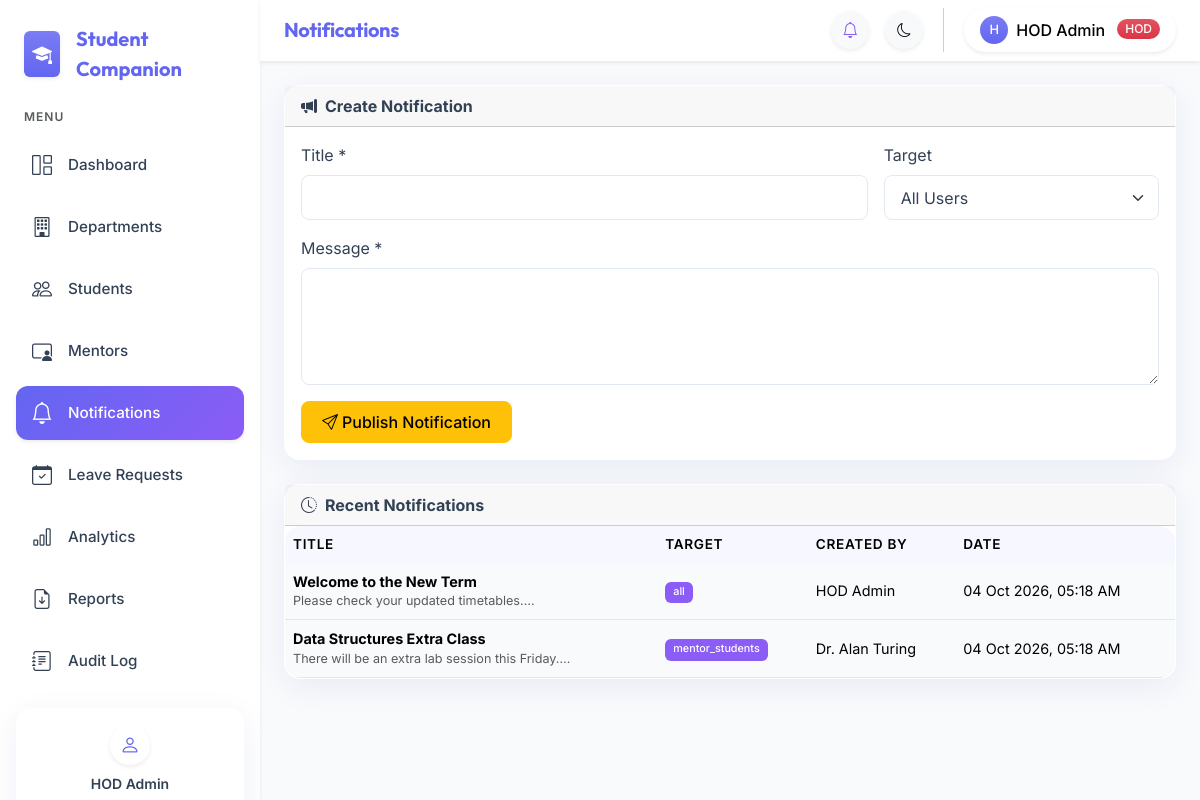
The page /admin/notifications.php (signed in) on the database its author committed.
### tables this page shows
CREATE TABLE IF NOT EXISTS users (
    id INT UNSIGNED AUTO_INCREMENT PRIMARY KEY,
    name VARCHAR(150) NOT NULL,
    email VARCHAR(191) NOT NULL UNIQUE,
    password_hash VARCHAR(255) NOT NULL,
    role ENUM('admin','mentor','learner') NOT NULL,
    department_id INT UNSIGNED NULL,
    year TINYINT UNSIGNED NULL,
    status ENUM('active','inactive') NOT NULL DEFAULT 'active',
    force_password_reset TINYINT(1) NOT NULL DEFAULT 0,
    created_at TIMESTAMP NOT NULL DEFAULT CURRENT_TIMESTAMP,
    FOREIGN KEY (department_id) REFERENCES departments(id) ON DELETE SET NULL
);

CREATE TABLE IF NOT EXISTS notifications (
    id INT UNSIGNED AUTO_INCREMENT PRIMARY KEY,
    created_by INT UNSIGNED NOT NULL,
    title VARCHAR(255) NOT NULL,
    message TEXT NOT NULL,
    target_type ENUM('all','department','mentor_students','user') NOT NULL DEFAULT 'all',
    target_id INT UNSIGNED NULL,
    created_at TIMESTAMP NOT NULL DEFAULT CURRENT_TIMESTAMP,
    FOREIGN KEY (created_by) REFERENCES users(id) ON DELETE CASCADE
);

### config/database.php (called while the page is built, shortened)
<?php
function get_db(): PDO {
    static $pdo = null;
    if ($pdo === null) {
        $dsn = 'mysql:host=' . DB_HOST . ';dbname=' . DB_NAME . ';charset=utf8mb4';
        $pdo = new PDO($dsn, DB_USER, DB_PASS, [
            PDO::ATTR_ERRMODE            => PDO::ERRMODE_EXCEPTION,
            PDO::ATTR_DEFAULT_FETCH_MODE => PDO::FETCH_ASSOC,
            PDO::ATTR_EMULATE_PREPARES   => false,
        ]);
    }
    return $pdo;
}

### includes/auth_check.php (called while the page is built, shortened)
<?php
require_once dirname(__DIR__) . '/config/database.php';
require_once dirname(__DIR__) . '/includes/helpers.php';
try {
    $stmt = get_db()->prepare('SELECT id, name, email, role, department_id, year, status FROM users WHERE id = ? AND status = "active" LIMIT 1');
    $stmt->execute([$_SESSION['user_id']]);
    $current_user = $stmt->fetch();
} catch (Throwable) {}

### includes/helpers.php (called while the page is built, shortened)
<?php
function paginate(int $total, int $per_page, int $current_page): array {
    $total_pages = (int) ceil($total / $per_page);
    return [
        'total'        => $total,
        'per_page'     => $per_page,
        'current_page' => $current_page,
        'total_pages'  => $total_pages,
        'offset'       => ($current_page - 1) * $per_page,
    ];
}
function format_date(string $datetime): string {
    return date('d M Y, h:i A', strtotime($datetime));
}
function e(string $str): string {
    return htmlspecialchars($str, ENT_QUOTES, 'UTF-8');
}

### admin/notifications.php (the view, shortened to what this page needs)
<?php
$page_title    = 'Notifications';
require_once dirname(__DIR__) . '/config/database.php';
require_once dirname(__DIR__) . '/includes/auth_check.php';
$db    = get_db();
$per_page = 15; $page = max(1,(int)($_GET['page']??1));
$total = (int)$db->query('SELECT COUNT(*) FROM notifications')->fetchColumn();
$pag   = paginate($total,$per_page,$page);
$notifs = $db->query(
    "SELECT n.*,u.name AS creator FROM notifications n JOIN users u ON n.created_by=u.id
     ORDER BY n.created_at DESC LIMIT {$per_page} OFFSET {$pag['offset']}"
)->fetchAll();
require_once dirname(__DIR__).'/includes/header.php';
require_once dirname(__DIR__).'/includes/sidebar.php';
require_once dirname(__DIR__).'/includes/navbar.php';
?>
<div class="main-content p-4">
<div class="card mb-4">
    <div class="card-header fw-bold"><i class="bi bi-megaphone-fill me-2"></i>Create Notification</div>
    <div class="card-body">
        <form method="POST">
            <div class="row g-3">
                <div class="col-md-8">
                    <label class="form-label">Title *</label>
                    <input type="text" name="title" class="form-control" required>
                </div>
                <div class="col-md-4">
                    <label class="form-label">Target</label>
                    <select name="target_type" id="target-type" class="form-select" onchange="updateTargetUI(this.value)">
                        <option value="all">All Users</option>
                    </select>
                </div>
                <div class="col-12">
                    <label class="form-label">Message *</label>
                    <textarea name="message" class="form-control" rows="4" required></textarea>
                </div>
            </div>
            <button type="submit" class="btn btn-warning mt-3"><i class="bi bi-send me-1"></i>Publish Notification</button>
        </form>
    </div>
</div>
<div class="card">
    <div class="card-header fw-bold"><i class="bi bi-clock-history me-2"></i>Recent Notifications</div>
    <div class="table-responsive">
        <table class="table table-hover mb-0">
            <thead class="table-light"><tr><th>Title</th><th>Target</th><th>Created By</th><th>Date</th></tr></thead>
            <tbody>
            <?php if ($notifs): foreach ($notifs as $n): ?>
            <tr>
                <td><strong><?= e($n['title']) ?></strong><div class="text-muted small"><?= e(substr($n['message'],0,60)) ?>…</div></td>
                <td><span class="badge bg-secondary"><?= e($n['target_type']) ?><?= $n['target_id']?' #'.$n['target_id']:'' ?></span></td>
                <td><?= e($n['creator']) ?></td>
                <td class="small"><?= format_date($n['created_at']) ?></td>
            </tr>
            <?php endforeach; else: ?>
            <tr><td colspan="4" class="text-center text-muted py-3">No notifications yet.</td></tr>
            <?php endif; ?>
            </tbody>
        </table>
    </div>
</div>
</div>
<?php require_once dirname(__DIR__).'/includes/footer.php'; ?>

### includes/sidebar.php (shortened to what this page needs)
<?php
$role = $_SESSION['role'] ?? '';
$current_page = basename($_SERVER['PHP_SELF']);
function nav_link(string $href, string $icon, string $label, string $current_page): string {
    $active = (basename($href) === $current_page) ? ' active shadow-sm' : '';
    return '<li class="nav-item"><a class="nav-link' . $active . ' d-flex align-items-center" href="' . $href . '"><i class="bi bi-' . $icon . ' me-3 fs-5"></i><span>' . $label . '</span></a></li>';
}
$base = BASE_URL;
?>
<nav class="sidebar d-none d-md-flex flex-column flex-shrink-0 p-3 border-end-0 shadow-sm z-3 animate__animated animate__fadeInLeft">
    <a href="<?= $base ?>index.php" class="d-flex align-items-center mb-4 text-decoration-none px-2 mt-2">
        <div class="bg-primary bg-gradient text-white rounded p-2 me-3 shadow-sm d-flex align-items-center justify-content-center">
            <i class="bi bi-mortarboard-fill fs-5"></i>
        </div>
        <span class="fw-bold fs-5 text-primary tracking-tight" style="font-family: var(--bs-heading-font-family);"><?= APP_NAME ?></span>
    </a>
    <ul class="nav nav-pills flex-column mb-auto gap-1">
        <li class="nav-item mb-2 px-2 small text-muted text-uppercase fw-semibold" style="letter-spacing: 1px; font-size: 0.75rem;">Menu</li>
        <?php if ($role === 'admin'): ?>
            <?= nav_link($base.'admin/dashboard.php', 'grid-1x2', 'Dashboard', $current_page) ?>
            <?= nav_link($base.'admin/departments.php', 'building', 'Departments', $current_page) ?>
            <?= nav_link($base.'admin/students.php', 'people', 'Students', $current_page) ?>
            <?= nav_link($base.'admin/mentors.php', 'person-video3', 'Mentors', $current_page) ?>
            <?= nav_link($base.'admin/notifications.php', 'bell', 'Notifications', $current_page) ?>
            <?= nav_link($base.'admin/leave.php', 'calendar-check', 'Leave Requests', $current_page) ?>
            <?= nav_link($base.'admin/analytics.php', 'bar-chart', 'Analytics', $current_page) ?>
            <?= nav_link($base.'admin/reports.php', 'file-earmark-arrow-down', 'Reports', $current_page) ?>
            <?= nav_link($base.'admin/audit_log.php', 'journal-text', 'Audit Log', $current_page) ?>
        <?php endif; ?>
    </ul>
    <div class="mt-auto pt-3">
        <div class="card border-0 shadow-sm bg-primary bg-gradient bg-opacity-10 rounded-4 overflow-hidden">
            <div class="card-body p-3 d-flex flex-column align-items-center text-center">
                <div class="bg-white rounded-circle shadow-sm d-flex align-items-center justify-content-center mb-2" style="width: 40px; height: 40px;">
                    <i class="bi bi-person text-primary fs-5"></i>
                </div>
                <div class="small fw-semibold text-truncate w-100"><?= htmlspecialchars($current_user['name'] ?? '', ENT_QUOTES) ?></div>
            </div>
        </div>
    </div>
</nav>

### includes/navbar.php (shortened to what this page needs)
<?php
$role = $_SESSION['role'] ?? '';
$base = BASE_URL;
$role_label = match($role) { 'admin' => 'HOD', 'mentor' => 'Mentor', default => 'Student' };
$role_badge = match($role) { 'admin' => 'danger', 'mentor' => 'warning', default => 'primary' };
?>
<div class="content-wrapper flex-grow-1 d-flex flex-column">
<nav class="navbar navbar-expand-md sticky-top px-4 py-2 border-bottom-0 shadow-sm animate__animated animate__fadeInDown">
    <div class="d-flex align-items-center">
        <span class="navbar-brand fw-bold d-none d-md-inline mb-0 h5 text-primary tracking-tight"><?= htmlspecialchars($page_title ?? APP_NAME, ENT_QUOTES) ?></span>
    </div>
    <div class="ms-auto d-flex align-items-center gap-3">
        <a href="<?php
            echo match($role) {
                'admin'  => $base.'admin/notifications.php',
                'mentor' => $base.'mentor/dashboard.php',
                default  => $base.'learner/notifications.php',
            };
        ?>" class="btn btn-sm btn-light rounded-circle position-relative shadow-sm p-2" id="notif-btn" style="width: 38px; height: 38px; display: flex; align-items: center; justify-content: center;">
            <i class="bi bi-bell text-secondary fs-6"></i>
        </a>
        <button class="btn btn-sm btn-light rounded-circle shadow-sm p-2" onclick="toggleTheme()" title="Toggle theme" style="width: 38px; height: 38px; display: flex; align-items: center; justify-content: center;">
            <i class="bi bi-moon-stars text-secondary fs-6" id="theme-icon"></i>
        </button>
        <div class="dropdown">
            <button class="btn btn-light rounded-pill shadow-sm d-flex align-items-center gap-2 px-3 py-2 border-0" data-bs-toggle="dropdown" style="background: var(--sidebar-bg);">
                <div class="bg-primary bg-gradient rounded-circle d-flex align-items-center justify-content-center text-white" style="width: 28px; height: 28px; font-size: 0.8rem;">
                    <?= strtoupper(substr($current_user['name'] ?? 'U', 0, 1)) ?>
                </div>
                <span class="fw-medium d-none d-sm-inline"><?= htmlspecialchars($current_user['name'] ?? '', ENT_QUOTES) ?></span>
                <span class="badge bg-<?= $role_badge ?> bg-gradient rounded-pill px-2 py-1 ms-1"><?= $role_label ?></span>
            </button>
        </div>
    </div>
</nav>

### assets/css/style.css (style rules this page uses)
:root { --bs-primary: #6366f1; --bs-primary-rgb: 99, 102, 241; --bs-secondary: #8b5cf6; --bs-secondary-rgb: 139, 92, 246; --bs-success: #10b981; --bs-warning: #f59e0b; --bs-danger: #ef4444; --bs-info: #0ea5e9; --bs-body-font-family: 'Inter', sans-serif; --bs-heading-font-family: 'Outfit', sans-serif; --bs-body-bg: #f8fafc; --bs-body-color: #334155; --bs-border-color: #e2e8f0; --card-bg: rgba(255, 255, 255, 0.9); --glass-border: rgba(255, 255, 255, 0.4); --glass-shadow: 0 8px 32px 0 rgba(31, 38, 135, 0.07); --sidebar-bg: #ffffff; --sidebar-hover: #f9f1f1; }
body { font-family: var(--bs-body-font-family); background-color: var(--bs-body-bg); color: var(--bs-body-color); transition: background-color 0.3s ease, color 0.3s ease; -webkit-font-smoothing: antialiased; }
h1, h2, h3, h4, h5, h6, .navbar-brand { font-family: var(--bs-heading-font-family); font-weight: 600; letter-spacing: -0.02em; }
.glass-card, .card { background: var(--card-bg) !important; backdrop-filter: blur(12px); -webkit-backdrop-filter: blur(12px); border: 1px solid var(--glass-border) !important; border-radius: 1rem !important; box-shadow: var(--glass-shadow) !important; transition: transform 0.3s cubic-bezier(0.4, 0, 0.2, 1), box-shadow 0.3s ease; }
.btn { border-radius: 0.5rem; font-weight: 500; padding: 0.5rem 1.25rem; transition: all 0.3s ease; }
.sidebar { width: 260px; min-height: 100vh; position: sticky; top: 0; height: 100vh; overflow-y: auto; background: var(--sidebar-bg); border-right: 1px solid var(--bs-border-color); flex-shrink: 0; transition: background-color 0.3s ease, border-color 0.3s ease; }
.sidebar .nav-link { color: var(--bs-body-color); border-radius: 0.75rem; padding: 0.75rem 1rem; font-size: 0.95rem; font-weight: 500; transition: all 0.2s ease; margin-bottom: 0.25rem; }
.sidebar .nav-link i { font-size: 1.1rem; transition: transform 0.2s ease; }
.sidebar .nav-link.active { background: linear-gradient(135deg, var(--bs-primary), var(--bs-secondary)); color: #fff; box-shadow: 0 4px 12px rgba(var(--bs-primary-rgb), 0.3); }
.sidebar .nav-link.active i { transform: scale(1.1); }
.navbar { background: var(--card-bg) !important; backdrop-filter: blur(16px); -webkit-backdrop-filter: blur(16px); border-bottom: 1px solid var(--glass-border) !important; }
.content-wrapper { min-width: 0; }
.main-content { padding: 1.5rem; }
.table-responsive { border-radius: 1rem; }
.table { border-collapse: separate; border-spacing: 0; }
.table th { white-space: nowrap; font-size: 0.85rem; text-transform: uppercase; letter-spacing: 0.05em; background-color: rgba(var(--bs-primary-rgb), 0.05) !important; border-bottom: none; font-weight: 600; }
.table td { vertical-align: middle; font-size: 0.9rem; border-bottom-color: var(--bs-border-color); }
.badge { padding: 0.5em 0.75em; font-weight: 500; }
.form-control, .form-select { border-radius: 0.5rem; border: 1px solid var(--bs-border-color); padding: 0.6rem 1rem; background-color: var(--sidebar-bg); color: var(--bs-body-color); transition: all 0.2s; }

### rows shown on the page
users: name "HOD Admin", name "H"
notifications: title "Welcome to the New Term", message "Please check your updated timetables.", target_type "all", created_by.name "HOD Admin", created_at "04 Oct 2026, 05:18 AM"
notifications: title "Data Structures Extra Class", message "There will be an extra lab session this Friday.", target_type "mentor_students", created_by.name "Dr. Alan Turing", created_at "04 Oct 2026, 05:18 AM"

### other values the page prints
APP_NAME "Student Companion"
$label "Dashboard Departments Students Mentors Notifications Leave Requests Analytics Reports Audit Log"
$page_title "Notifications"
$role_label "HOD"
